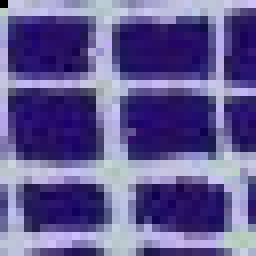
#> input picture textures_data/colored_brodatz_103_synthetic_patch.tif, 32 x 32 px (shown 8 times larger); its folder holds only this picture in this run
$ python -i texture_classification_utilities.py   (imports and definitions only)   (older library calls are emulated)
#> lines starting #> are read from the running program, lines starting #| are printed output that depends on the picture
#> further down, picture is the input picture: shape (32, 32, 3); mean B, G, R 148.3, 90.5, 99.6
import cv2
import matplotlib.pyplot as plt
import numpy as np
import os
from PIL import Image

"""----------------  Data management ----------------"""

'''
Extrait les patches d'une image.
- image: Image à traiter.
- patch_size: Taille des patches à extraire.
Retourne : Tableau de patches.
'''


# [10 lines left out: function extract_patches_from_image, not called in this run]


'''
Extrait les patches de chaque image .tif du dossier data_folder.
- data_folder: Chemin du dossier contenant les images.
- patch_size = Tuple d'entiers.
- nb_images: Nombre d'images à traiter. Si None, traite toutes les images du dossier.
Retourne : Tableau de patches de toutes les images.
'''


# [12 lines left out: function extract_patches_from_imageset, not called in this run]


'''
Extrait les clusters d'un ensemble de données en fonction des indices de cluster.
- data: Données d'entraînement.
- indices: Indices des données à extraire.
Retourne : Tableau de clusters.
'''


# [13 lines left out: function extract_clusters_as_arrays_dict_from_indices, not called in this run]


'''
Calcule l'histogramme des gradients d'une image.
- image: Image à traiter.
Retourne : Tableau numpy de l'histogramme des gradients.
'''


def compute_gradient_histogram(image):
    if image.shape[-1] == 3:
        hist = np.empty(36 * image.shape[2])
        for i in range(3):
            # Calcule les gradients en utilisant les filtres Sobel.
            grad_x = cv2.Sobel(image[:, :, i], cv2.CV_64F, 1, 0, ksize=3)
            grad_y = cv2.Sobel(image[:, :, i], cv2.CV_64F, 0, 1, ksize=3)
            # Calcule la magnitude et la phase (angle) des gradients.
            magnitude, angle = cv2.cartToPolar(grad_x, grad_y)

            # Compile l'histogramme des angles des gradients.
            tmphist, bins = np.histogram(angle, bins=36, range=(0, 2 * np.pi))
            hist[i * 36:(i + 1) * 36] = tmphist
#> this loop made 3 passes
#> pass 1, in compute_gradient_histogram, `grad_x = cv2.Sobel(image[:, :, i], cv2.CV_64F, 1, 0, ksize=3)`:
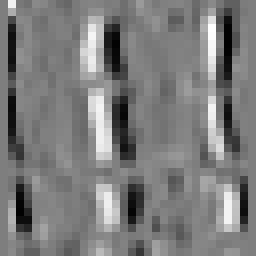
#> grad_x: shape (32, 32) float64 (shown 8 times larger); min -576, max 590, mean -9; drawn with min black and max white
#> pass 1, in compute_gradient_histogram, `grad_y = cv2.Sobel(image[:, :, i], cv2.CV_64F, 0, 1, ksize=3)`:
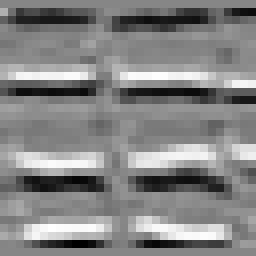
#> grad_y: shape (32, 32) float64 (shown 8 times larger); min -638, max 576, mean -7.9; drawn with min black and max white
#> pass 1, in compute_gradient_histogram, `magnitude, angle = cv2.cartToPolar(grad_x, grad_y)`:
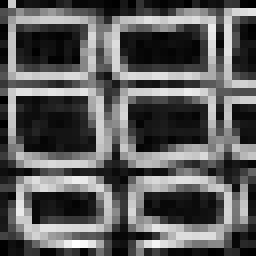
#> magnitude: shape (32, 32) float64 (shown 8 times larger); min 0, max 649.2, mean 233.9; drawn with min black and max white
#> pass 1, in compute_gradient_histogram, `magnitude, angle = cv2.cartToPolar(grad_x, grad_y)`:
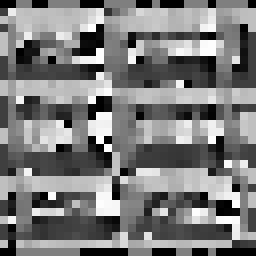
#> angle: shape (32, 32) float64 (shown 8 times larger); min 0, max 6.28, mean 3.03; drawn with min black and max white
#> after the loop:
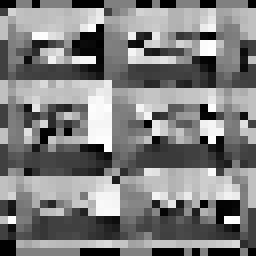
#> angle: shape (32, 32) float64 (shown 8 times larger); min 0, max 6.28, mean 3.11; drawn with min black and max white
#> after the loop, hist = 108 values, max 102 at index 81, min 7 at index 21, mean 28.44
    else:
        grad_x = cv2.Sobel(image, cv2.CV_64F, 1, 0, ksize=3)
        grad_y = cv2.Sobel(image, cv2.CV_64F, 0, 1, ksize=3)
        magnitude, angle = cv2.cartToPolar(grad_x, grad_y)
        hist, bins = np.histogram(angle, bins=36, range=(0, 2 * np.pi))

    return np.array(hist)


'''
Applique un flou gaussien à un tableau d'images.
- images: Tableau d'images.
- kernel_size: Taille du kernel du flou gaussien.
Retourne : Tableau d'images floutées avec le même ordre que l'entrée.
'''


# [6 lines left out: function apply_gaussian_blur_to_images, not called in this run]


"""----------------  Data visualization ----------------"""

'''
Affiche les données en 2D ou 3D.
- data_arrays: Tableaux de données à afficher.
'''


# [5 lines left out: function show_2d_3d_data, not called in this run]


'''
Affiche les données en 3D.
- data_arrays: Tableaux de données à afficher.
Précondition : Le dernier tableau doit être les centroïdes.
'''


# [29 lines left out: function show_3d_data, not called in this run]


'''
Affiche les données en 2D.
- data_arrays: Tableaux de données à afficher.
Précondition : Le dernier tableau doit être les centroïdes.
'''


# [24 lines left out: function show_2d_data, not called in this run]


'''
Affiche les patches.
- patches: Patches à afficher.
- patch_size: Taille des patches.
- linearized: Si True, les patches sont linéarisés.
'''


# [19 lines left out: function show_patches, not called in this run]

>>> import cv2
>>> picture = cv2.imread('textures_data/colored_brodatz_103_synthetic_patch.tif')
>>> result = compute_gradient_histogram(picture)
#> result has the same summary as hist in compute_gradient_histogram
